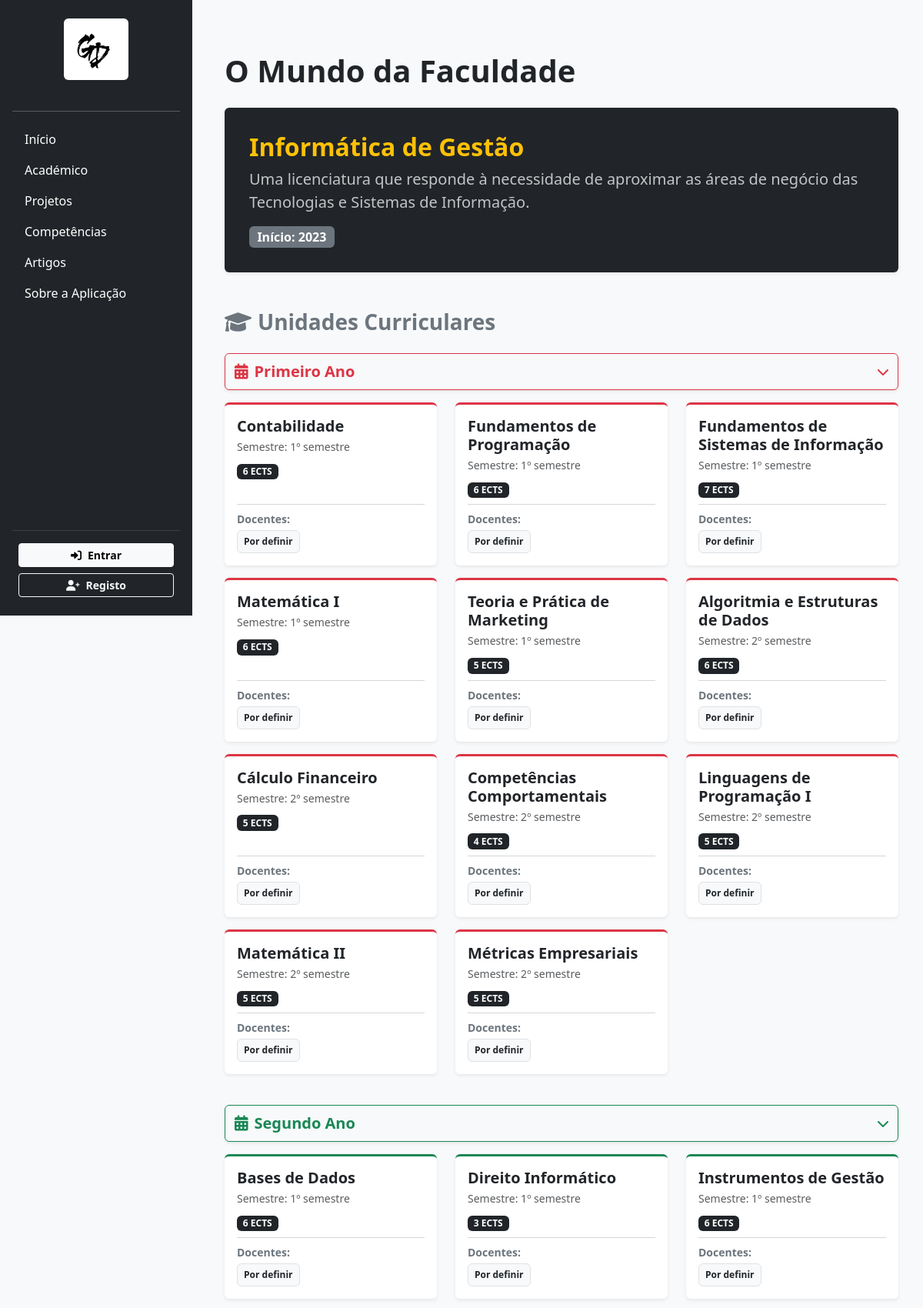
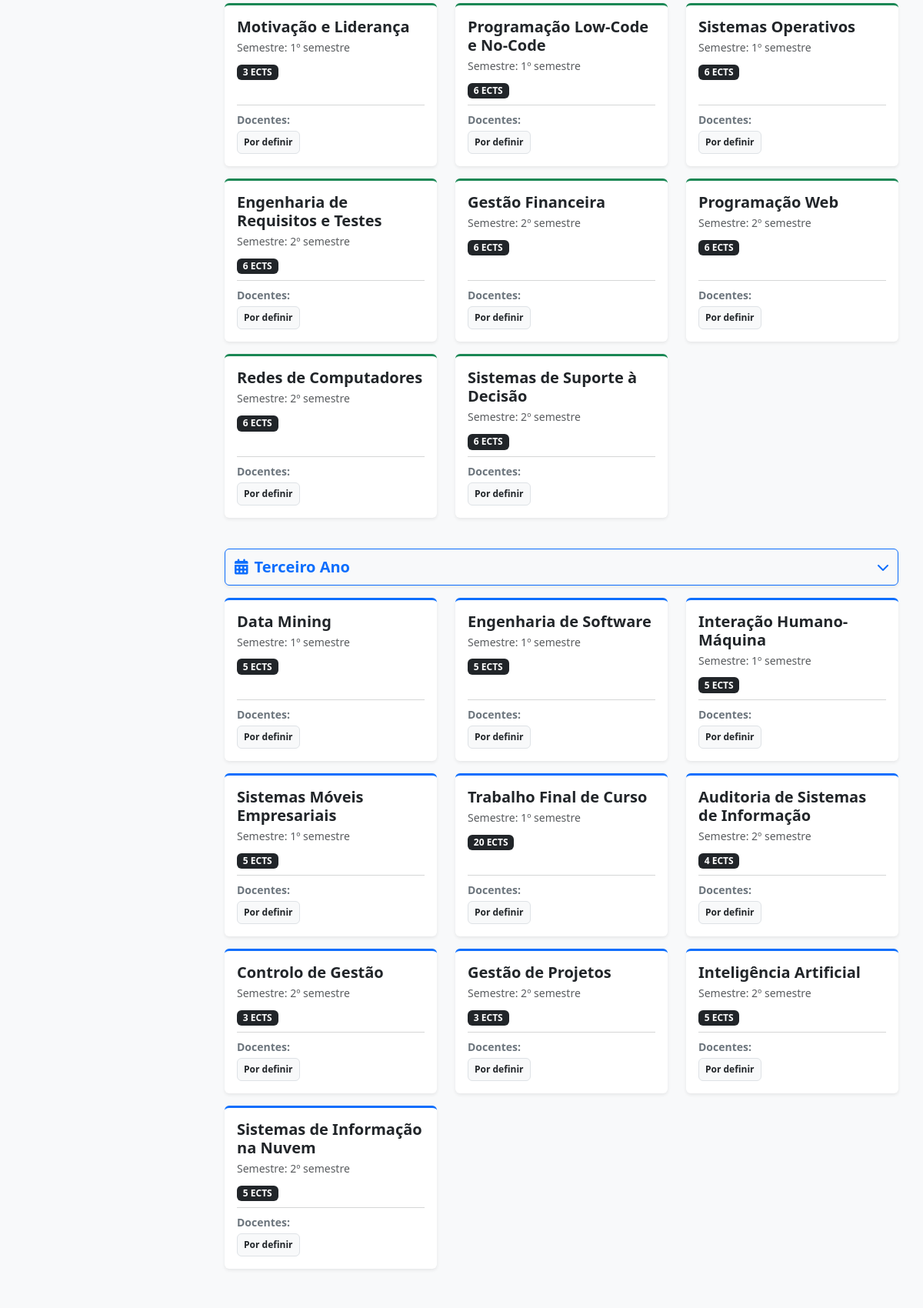
The page /academico/ (upper part) on the database its author committed (2 pictures, top to bottom).
### portfolio/models.py (models this page shows, shortened)
class Licenciatura(models.Model):
    nome = models.CharField(max_length=100)
    descricao = models.TextField()
    ano_inicio = models.IntegerField()

class UC(models.Model):
    nome = models.CharField(max_length=100)
    ano = models.IntegerField()
    semestre = models.IntegerField()
    ects = models.IntegerField()
    imagem = models.ImageField(upload_to='ucs/', blank=True, null=True)
    licenciatura = models.ForeignKey(Licenciatura, on_delete=models.CASCADE, related_name='ucs')
    docentes = models.ManyToManyField(Docente, related_name='ucs')

class Docente(models.Model):
    nome = models.CharField(max_length=100)
    link_lusofona = models.URLField()

### portfolio/views.py (the view)
# urls.py: path('academico/', views.academico, name='academico'),
def academico(request):
    curso = Licenciatura.objects.first()
    ucs = UC.objects.all().order_by('ano', 'semestre')
    tfcs = TFC.objects.all()
    context = {
        'curso': curso,
        'ucs': ucs,
        'tfcs': tfcs,
    }
    return render(request, 'portfolio/academico.html', context)

### portfolio/templates/portfolio/academico.html (shortened to what this page needs)
{% extends 'portfolio/layout.html' %}
{% block content %}
<div class="container mt-5">
    <h1 class="mb-4 fw-bold">O Mundo da Faculdade</h1>
    <div class="card mb-5 border-0 shadow-sm bg-dark text-white p-3">
        <div class="card-body">
            <h2 class="fw-bold text-warning">{{ curso.nome }}</h2>
            <p class="lead text-light opacity-75">Uma licenciatura que responde à necessidade de aproximar as áreas de negócio das Tecnologias e Sistemas de Informação.</p>
            <span class="badge bg-secondary fs-6">Início: 2023</span>
        </div>
    </div>
    <h3 class="mt-5 fw-bold text-secondary mb-4"><i class="fa-solid fa-graduation-cap me-2"></i>Unidades Curriculares</h3>
    <div class="mb-4">
        <button class="btn btn-outline-danger w-100 d-flex justify-content-between align-items-center py-2 shadow-sm text-start"
                type="button" data-bs-toggle="collapse" data-bs-target="#collapseAno1" aria-expanded="true" aria-controls="collapseAno1">
            <span class="fs-5 fw-bold"><i class="fa-solid fa-calendar-days me-2"></i>Primeiro Ano</span>
            <i class="fa-solid fa-chevron-down"></i>
        </button>
        <div class="collapse show mt-3" id="collapseAno1">
            <div class="row">
                {% for uc in ucs %}
                    {% if uc.ano == 1 %}
                    <div class="col-md-4 mb-3">
                        <div class="card h-100 shadow-sm border-0 border-top border-danger border-3">
                            <div class="card-body d-flex flex-column justify-content-between">
                                <div>
                                    <h5 class="card-title fw-bold mb-1 text-dark">{{ uc.nome }}</h5>
                                    <p class="text-muted small mb-2">Semestre: {{ uc.semestre }}º semestre</p>
                                    <span class="badge bg-dark">{{ uc.ects }} ECTS</span>
                                </div>
                                <div>
                                    <hr class="text-muted my-2">
                                    <p class="small mb-1 text-secondary"><strong>Docentes:</strong></p>
                                    <div class="d-flex flex-wrap gap-1">
                                        {% for docente in uc.docentes.all %}
                                            <a href="{{ docente.link_lusofona }}" class="badge bg-light text-dark text-decoration-none border p-2" target="_blank">{{ docente.nome }}</a>
                                        {% endfor %}
                                    </div>
                                </div>
                            </div>
                        </div>
                    </div>
                    {% endif %}
                {% endfor %}
            </div>
        </div>
    </div>
    <div class="mb-4">
        <button class="btn btn-outline-success w-100 d-flex justify-content-between align-items-center py-2 shadow-sm text-start"
                type="button" data-bs-toggle="collapse" data-bs-target="#collapseAno2" aria-expanded="true" aria-controls="collapseAno2">
            <span class="fs-5 fw-bold"><i class="fa-solid fa-calendar-days me-2"></i>Segundo Ano</span>
            <i class="fa-solid fa-chevron-down"></i>
        </button>
        <div class="collapse show mt-3" id="collapseAno2">
            <div class="row">
                {% for uc in ucs %}
                    {% if uc.ano == 2 %}
                    <div class="col-md-4 mb-3">
                        <div class="card h-100 shadow-sm border-0 border-top border-success border-3">
                            <div class="card-body d-flex flex-column justify-content-between">
                                <div>
                                    <h5 class="card-title fw-bold mb-1 text-dark">{{ uc.nome }}</h5>
                                    <p class="text-muted small mb-2">Semestre: {{ uc.semestre }}º semestre</p>
                                    <span class="badge bg-dark">{{ uc.ects }} ECTS</span>
                                </div>
                                <div>
                                    <hr class="text-muted my-2">
                                    <p class="small mb-1 text-secondary"><strong>Docentes:</strong></p>
                                    <div class="d-flex flex-wrap gap-1">
                                        {% for docente in uc.docentes.all %}
                                            <a href="{{ docente.link_lusofona }}" class="badge bg-light text-dark text-decoration-none border p-2" target="_blank">{{ docente.nome }}</a>
                                        {% endfor %}
                                    </div>
                                </div>
                            </div>
                        </div>
                    </div>
                    {% endif %}
                {% endfor %}
            </div>
        </div>
    </div>
    <div class="mb-5">
        <button class="btn btn-outline-primary w-100 d-flex justify-content-between align-items-center py-2 shadow-sm text-start"
                type="button" data-bs-toggle="collapse" data-bs-target="#collapseAno3" aria-expanded="true" aria-controls="collapseAno3">
            <span class="fs-5 fw-bold"><i class="fa-solid fa-calendar-days me-2"></i>Terceiro Ano</span>
            <i class="fa-solid fa-chevron-down"></i>
        </button>
        <div class="collapse show mt-3" id="collapseAno3">
            <div class="row">
                {% for uc in ucs %}
                    {% if uc.ano == 3 %}
                    <div class="col-md-4 mb-3">
                        <div class="card h-100 shadow-sm border-0 border-top border-primary border-3">
                            <div class="card-body d-flex flex-column justify-content-between">
                                <div>
                                    <h5 class="card-title fw-bold mb-1 text-dark">{{ uc.nome }}</h5>
                                    <p class="text-muted small mb-2">Semestre: {{ uc.semestre }}º semestre</p>
                                    <span class="badge bg-dark">{{ uc.ects }} ECTS</span>
                                </div>
                                <div>
                                    <hr class="text-muted my-2">
                                    <p class="small mb-1 text-secondary"><strong>Docentes:</strong></p>
                                    <div class="d-flex flex-wrap gap-1">
                                        {% for docente in uc.docentes.all %}
                                            <a href="{{ docente.link_lusofona }}" class="badge bg-light text-dark text-decoration-none border p-2" target="_blank">{{ docente.nome }}</a>
                                        {% endfor %}
                                    </div>
                                </div>
                            </div>
                        </div>
                    </div>
                    {% endif %}
                {% endfor %}
            </div>
        </div>
    </div>
</div>
{% endblock %}

### portfolio/templates/portfolio/layout.html (style rules this page uses)
body { background-color: #f8f9fa; }

### rows shown on the page
Licenciatura: nome "Informática de Gestão"
UC: nome "Contabilidade", semestre "1", ects "6"
Docente: nome "Por definir"
UC: nome "Fundamentos de Programação", semestre "1", ects "6"
UC: nome "Fundamentos de Sistemas de Informação", semestre "1", ects "7"
UC: nome "Matemática I", semestre "1", ects "6"
UC: nome "Teoria e Prática de Marketing", semestre "1", ects "5"
UC: nome "Algoritmia e Estruturas de Dados", semestre "2", ects "6"
UC: nome "Cálculo Financeiro", semestre "2", ects "5"
UC: nome "Competências Comportamentais", semestre "2", ects "4"
UC: nome "Linguagens de Programação I", semestre "2", ects "5"
UC: nome "Matemática II", semestre "2", ects "5"
UC: nome "Métricas Empresariais", semestre "2", ects "5"
UC: nome "Bases de Dados", semestre "1", ects "6"
UC: nome "Direito Informático", semestre "1", ects "3"
UC: nome "Instrumentos de Gestão", semestre "1", ects "6"
UC: nome "Motivação e Liderança", semestre "1", ects "3"
UC: nome "Programação Low-Code e No-Code", semestre "1", ects "6"
UC: nome "Sistemas Operativos", semestre "1", ects "6"
UC: nome "Engenharia de Requisitos e Testes", semestre "2", ects "6"
UC: nome "Gestão Financeira", semestre "2", ects "6"
UC: nome "Programação Web", semestre "2", ects "6"
UC: nome "Redes de Computadores", semestre "2", ects "6"
UC: nome "Sistemas de Suporte à Decisão", semestre "2", ects "6"
UC: nome "Data Mining", semestre "1", ects "5"
UC: nome "Engenharia de Software", semestre "1", ects "5"
UC: nome "Interação Humano-Máquina", semestre "1", ects "5"
UC: nome "Sistemas Móveis Empresariais", semestre "1", ects "5"
UC: nome "Trabalho Final de Curso", semestre "1", ects "20"
UC: nome "Auditoria de Sistemas de Informação", semestre "2", ects "4"
UC: nome "Controlo de Gestão", semestre "2", ects "3"
UC: nome "Gestão de Projetos", semestre "2", ects "3"
UC: nome "Inteligência Artificial", semestre "2", ects "5"
UC: nome "Sistemas de Informação na Nuvem", semestre "2", ects "5"
